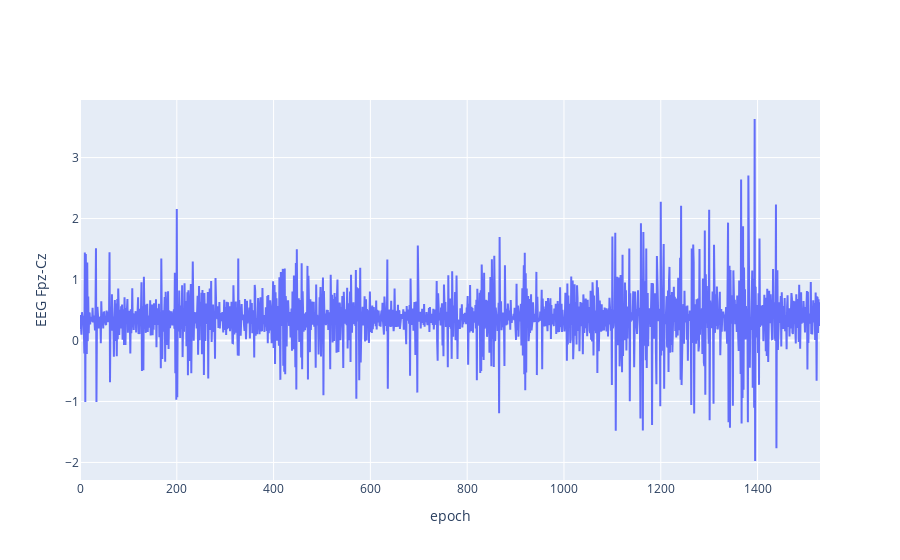

The code cell stored with this chart in its notebook:
### Code cell
go.Figure(
    data=[
        go.Scatter(x=epoch_grouped_df["epoch"], y=epoch_grouped_df["EEG Fpz-Cz"]),
    ],
    layout=go.Layout(
        yaxis=dict(title="EEG Fpz-Cz"),
        xaxis=dict(title="epoch"),
    )
)

### Figure 1 — Plotly figure (JSON) as saved in the notebook; plotly's stock layout.template omitted (floating-point values rounded to 4 significant figures; data arrays with more than 128 entries replaced by an {"elided": "..."} marker saying what was removed)
{"data": [{"type": "scatter", "x": {"elided": "1530 int values"}, "y": {"elided": "1530 float values"}}], "layout": {"xaxis": {"title": {"text": "epoch"}}, "yaxis": {"title": {"text": "EEG Fpz-Cz"}}}}
